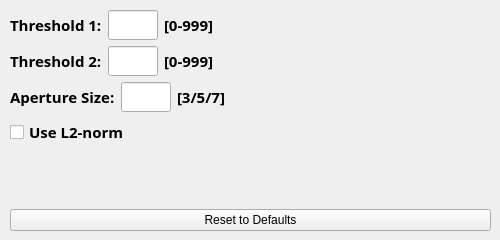
       <widget class="QWidget" name="cannyTab_5">
        <attribute name="title">
         <string>Canny</string>
        </attribute>
        <widget class="QWidget" name="layoutWidget6_5">
         <property name="geometry">
          <rect>
           <x>10</x>
           <y>10</y>
           <width>481</width>
           <height>221</height>
          </rect>
         </property>
         <layout class="QVBoxLayout" name="verticalLayout_49">
          <item>
           <layout class="QHBoxLayout" name="horizontalLayout_56">
            <item>
             <widget class="QLabel" name="label_79">
              <property name="minimumSize">
               <size>
                <width>0</width>
                <height>27</height>
               </size>
              </property>
              <property name="font">
               <font>
                <family>Menlo</family>
                <pointsize>11</pointsize>
                <weight>75</weight>
                <bold>true</bold>
               </font>
              </property>
              <property name="text">
               <string>Threshold 1:</string>
              </property>
             </widget>
            </item>
            <item>
             <widget class="QLineEdit" name="cannyThresh1Edit">
              <property name="sizePolicy">
               <sizepolicy hsizetype="Minimum" vsizetype="Fixed">
                <horstretch>0</horstretch>
                <verstretch>0</verstretch>
               </sizepolicy>
              </property>
              <property name="minimumSize">
               <size>
                <width>50</width>
                <height>27</height>
               </size>
              </property>
              <property name="maximumSize">
               <size>
                <width>50</width>
                <height>16777215</height>
               </size>
              </property>
              <property name="font">
               <font>
                <family>Menlo</family>
                <pointsize>11</pointsize>
               </font>
              </property>
             </widget>
            </item>
            <item>
             <widget class="QLabel" name="label_80">
              <property name="minimumSize">
               <size>
                <width>0</width>
                <height>27</height>
               </size>
              </property>
              <property name="font">
               <font>
                <family>Menlo</family>
                <pointsize>11</pointsize>
                <weight>75</weight>
                <bold>true</bold>
               </font>
              </property>
              <property name="text">
               <string>[0-999]</string>
              </property>
             </widget>
            </item>
            <item>
             <spacer name="horizontalSpacer_9">
              <property name="orientation">
               <enum>Qt::Horizontal</enum>
              </property>
              <property name="sizeHint" stdset="0">
               <size>
                <width>40</width>
                <height>20</height>
               </size>
              </property>
             </spacer>
            </item>
           </layout>
          </item>
          <item>
           <layout class="QHBoxLayout" name="horizontalLayout_57">
            <item>
             <widget class="QLabel" name="label_81">
              <property name="minimumSize">
               <size>
                <width>0</width>
                <height>27</height>
               </size>
              </property>
              <property name="font">
               <font>
                <family>Menlo</family>
                <pointsize>11</pointsize>
                <weight>75</weight>
                <bold>true</bold>
               </font>
              </property>
              <property name="text">
               <string>Threshold 2:</string>
              </property>
             </widget>
            </item>
            <item>
             <widget class="QLineEdit" name="cannyThresh2Edit">
              <property name="sizePolicy">
               <sizepolicy hsizetype="Minimum" vsizetype="Fixed">
                <horstretch>0</horstretch>
                <verstretch>0</verstretch>
               </sizepolicy>
              </property>
              <property name="minimumSize">
               <size>
                <width>50</width>
                <height>27</height>
               </size>
              </property>
              <property name="maximumSize">
               <size>
                <width>50</width>
                <height>16777215</height>
               </size>
              </property>
              <property name="font">
               <font>
                <family>Menlo</family>
                <pointsize>11</pointsize>
               </font>
              </property>
             </widget>
            </item>
            <item>
             <widget class="QLabel" name="label_82">
              <property name="minimumSize">
               <size>
                <width>0</width>
                <height>27</height>
               </size>
              </property>
              <property name="font">
               <font>
                <family>Menlo</family>
                <pointsize>11</pointsize>
                <weight>75</weight>
                <bold>true</bold>
               </font>
              </property>
              <property name="text">
               <string>[0-999]</string>
              </property>
             </widget>
            </item>
            <item>
             <spacer name="horizontalSpacer_10">
              <property name="orientation">
               <enum>Qt::Horizontal</enum>
              </property>
              <property name="sizeHint" stdset="0">
               <size>
                <width>40</width>
                <height>20</height>
               </size>
              </property>
             </spacer>
            </item>
           </layout>
          </item>
          <item>
           <layout class="QHBoxLayout" name="horizontalLayout_58">
            <item>
             <widget class="QLabel" name="label_83">
              <property name="minimumSize">
               <size>
                <width>0</width>
                <height>27</height>
               </size>
              </property>
              <property name="font">
               <font>
                <family>Menlo</family>
                <pointsize>11</pointsize>
                <weight>75</weight>
                <bold>true</bold>
               </font>
              </property>
              <property name="text">
               <string>Aperture Size:</string>
              </property>
             </widget>
            </item>
            <item>
             <widget class="QLineEdit" name="cannyApertureSizeEdit">
              <property name="sizePolicy">
               <sizepolicy hsizetype="Minimum" vsizetype="Fixed">
                <horstretch>0</horstretch>
                <verstretch>0</verstretch>
               </sizepolicy>
              </property>
              <property name="minimumSize">
               <size>
                <width>50</width>
                <height>27</height>
               </size>
              </property>
              <property name="maximumSize">
               <size>
                <width>50</width>
                <height>16777215</height>
               </size>
              </property>
              <property name="font">
               <font>
                <family>Menlo</family>
                <pointsize>11</pointsize>
               </font>
              </property>
             </widget>
            </item>
            <item>
             <widget class="QLabel" name="label_84">
              <property name="minimumSize">
               <size>
                <width>0</width>
                <height>27</height>
               </size>
              </property>
              <property name="font">
               <font>
                <family>Menlo</family>
                <pointsize>11</pointsize>
                <weight>75</weight>
                <bold>true</bold>
               </font>
              </property>
              <property name="text">
               <string>[3/5/7]</string>
              </property>
             </widget>
            </item>
            <item>
             <spacer name="horizontalSpacer_11">
              <property name="orientation">
               <enum>Qt::Horizontal</enum>
              </property>
              <property name="sizeHint" stdset="0">
               <size>
                <width>40</width>
                <height>20</height>
               </size>
              </property>
             </spacer>
            </item>
           </layout>
          </item>
          <item>
           <widget class="QCheckBox" name="cannyL2NormCheckBox">
            <property name="minimumSize">
             <size>
              <width>0</width>
              <height>27</height>
             </size>
            </property>
            <property name="font">
             <font>
              <family>Menlo</family>
              <pointsize>11</pointsize>
              <weight>75</weight>
              <bold>true</bold>
             </font>
            </property>
            <property name="text">
             <string>Use L2-norm</string>
            </property>
           </widget>
          </item>
          <item>
           <spacer name="verticalSpacer_35">
            <property name="orientation">
             <enum>Qt::Vertical</enum>
            </property>
            <property name="sizeHint" stdset="0">
             <size>
              <width>20</width>
              <height>40</height>
             </size>
            </property>
           </spacer>
          </item>
          <item>
           <widget class="QPushButton" name="resetCannyToDefaultsButton">
            <property name="text">
             <string>Reset to Defaults</string>
            </property>
           </widget>
          </item>
         </layout>
        </widget>
       </widget>
